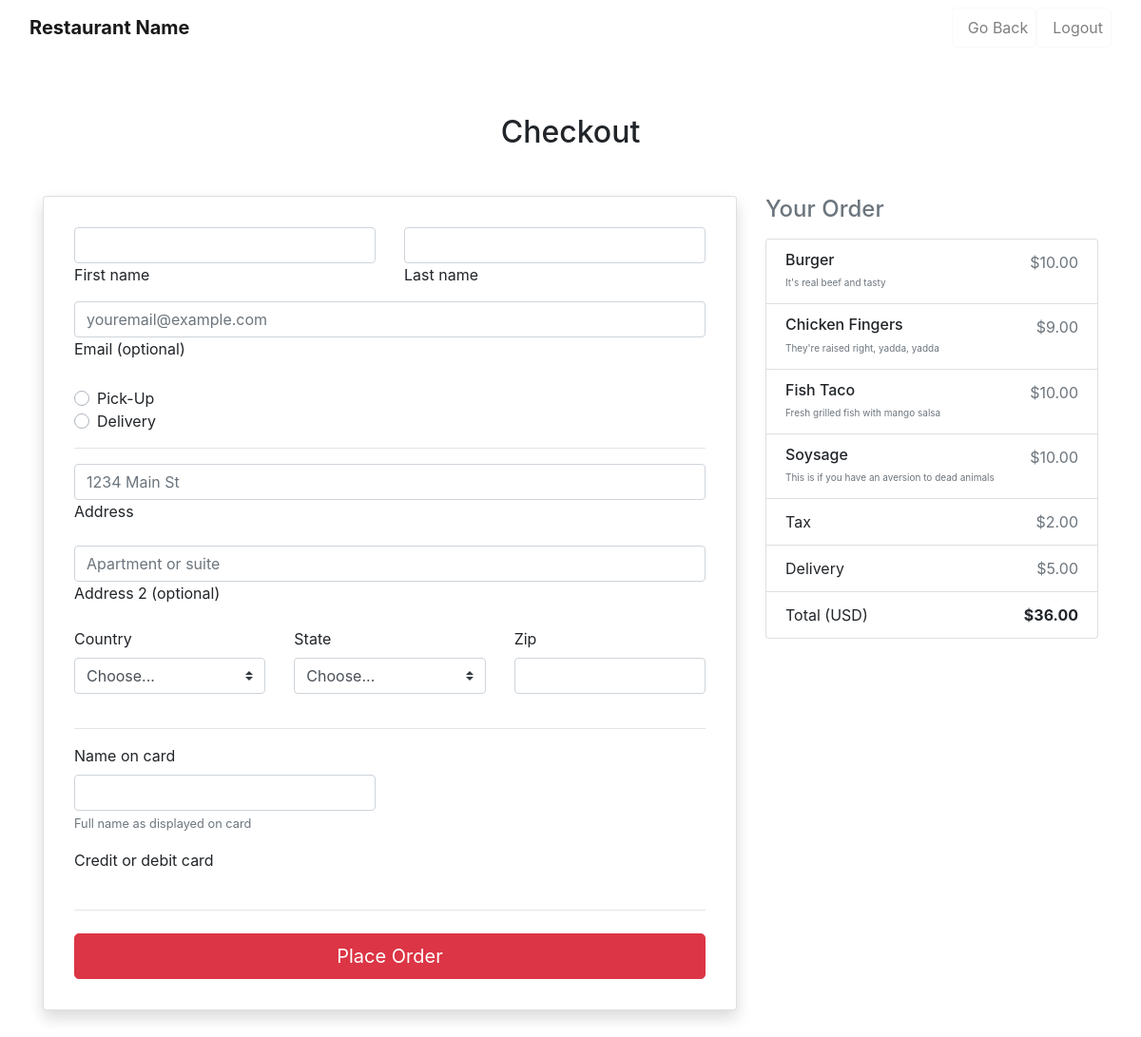
The page /order-online/checkout on the database as committed earlier.
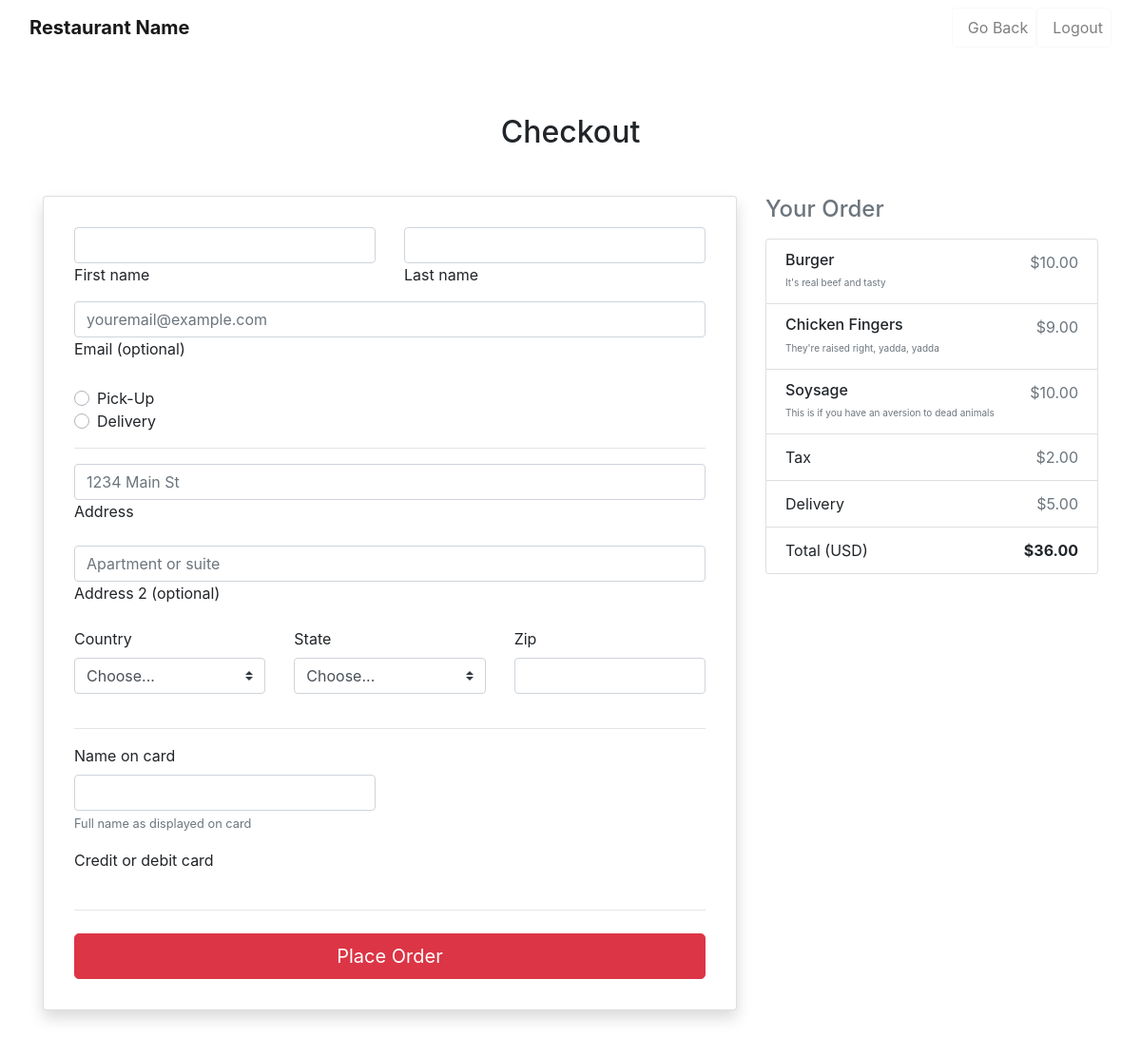
The same page on the database as committed later.
### adminPanel/models.py (models this page shows)
class Item(models.Model):
    item_name = models.CharField(max_length=255)
    item_desc = models.TextField()
    item_price = models.DecimalField(max_digits=7, decimal_places=2)
    item_image = models.ImageField(upload_to='images/', blank=True, null=True)
    min_calories = models.IntegerField()
    max_calories = models.IntegerField()
    dietary = models.TextField(blank=True)
    is_available = models.BooleanField()
    category = models.ForeignKey(Category, related_name='item_category', related_query_name='items', on_delete=models.CASCADE)
    subcategory = models.ForeignKey(SubCategory, related_name='item_subcategory', related_query_name='items', on_delete=models.CASCADE)
    locations = models.ManyToManyField(Location, related_name='item_location', related_query_name='items')
    created_at = models.DateTimeField(auto_now_add=True)
    updated_at = models.DateTimeField(auto_now=True)
    objects = ItemManager()

### onlineOrder/views.py (the view)
# urls.py: path('checkout', views.checkout, name="checkout"),
def checkout(request):
    context = {
        'items': Item.objects.all(),
    }
    return render(request, 'checkout.html', context)

### onlineOrder/templates/checkout.html (shortened to what the changed rows need)
<!DOCTYPE html>
<html lang="en">
<head>
    {% load static %}
    <link rel="stylesheet" href="https://maxcdn.bootstrapcdn.com/bootstrap/4.5.2/css/bootstrap.min.css">
</head>
<body>
  <main class="mt-5 pt-4" style="padding-top: -0.5rem;">
    <div class="container">
      <h2 class="my-5 h2 text-center">Checkout</h2>
        <div class="col-md-4 mb-4">
          <ul class="list-group mb-3 z-depth-1">
            {% for item in items %}
            <li class="list-group-item d-flex justify-content-between lh-condensed">
              <div>
                <h6 class="my-0">{{item.item_name}}</h6>
                <small class="text-muted" style="font-size: 10px;">{{item.item_desc}}</small>
              </div>
              <span class="text-muted">${{item.item_price}}</span>
            </li>
            {% endfor %}
          </ul>
        </div>
      </div>
  </main>
</body>
</html>

Rows that differ between the two databases and show on the page:
removed Item: item_name "Fish Taco", item_desc "Fresh grilled fish with mango salsa", item_price "10.00"
